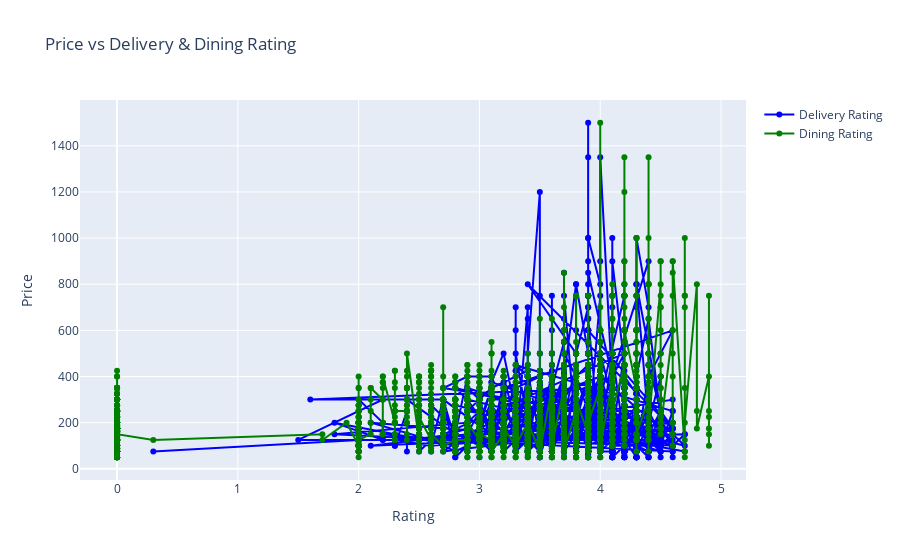

Notebook code cell kept with this figure:
### Code cell
import plotly.graph_objects as go
fig = go.Figure()
fig.add_trace(go.Scatter(x=rel['Delivery Rating'],y=rel['Price'],mode='lines+markers',name='Delivery Rating', line=dict(color='blue')))
fig.add_trace(go.Scatter(x=rel['Dining Rating'],y=rel['Price'], mode='lines+markers',name='Dining Rating', line=dict(color='green')))
fig.update_layout(title='Price vs Delivery & Dining Rating',xaxis_title='Rating',yaxis_title='Price')
fig.show()

### Figure 1 — Plotly figure (JSON) as saved in the notebook; plotly's stock layout.template omitted (floating-point values rounded to 4 significant figures; data arrays with more than 128 entries replaced by an {"elided": "..."} marker saying what was removed)
{"data": [{"line": {"color": "blue"}, "mode": "lines+markers", "name": "Delivery Rating", "type": "scatter", "x": {"elided": "5046 float values"}, "y": {"elided": "5046 float values"}}, {"line": {"color": "green"}, "mode": "lines+markers", "name": "Dining Rating", "type": "scatter", "x": {"elided": "5046 float values"}, "y": {"elided": "5046 float values"}}], "layout": {"autosize": true, "title": {"text": "Price vs Delivery & Dining Rating"}, "xaxis": {"autorange": true, "range": [-0.299, 5.199], "title": {"text": "Rating"}, "type": "linear"}, "yaxis": {"autorange": true, "range": [-69.66, 1620.0], "title": {"text": "Price"}, "type": "linear"}}}
